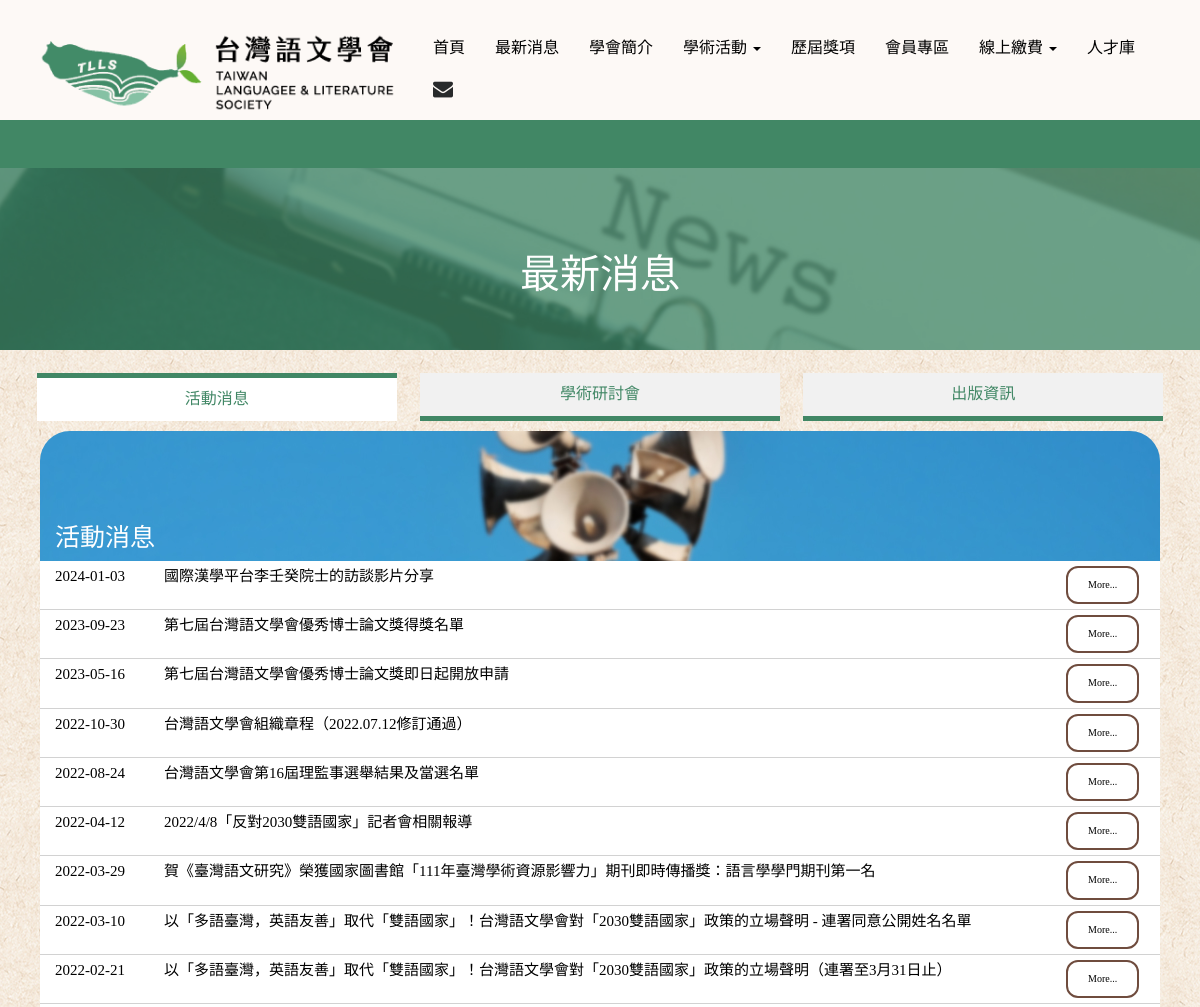
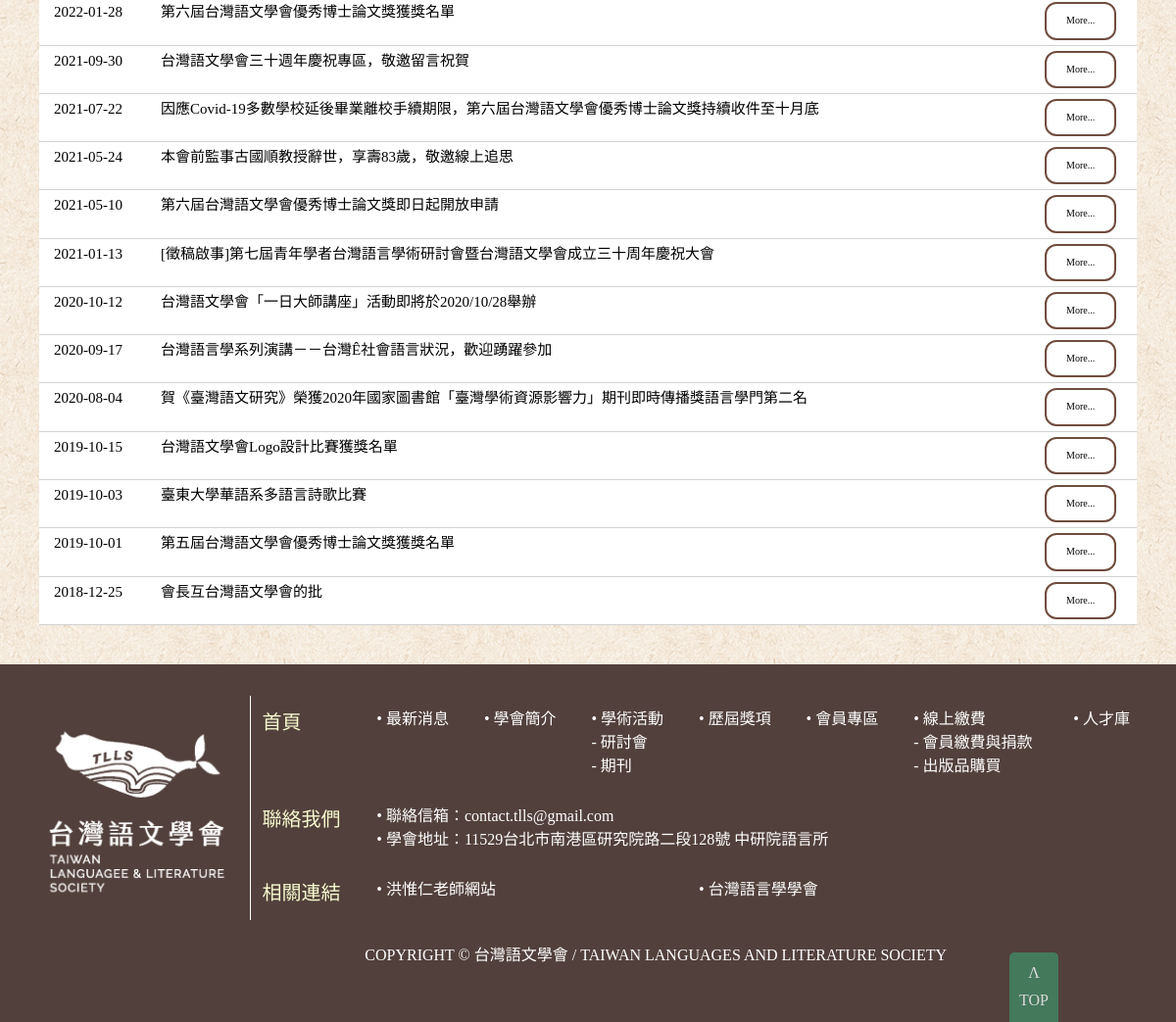
/News.php, run on the app's committed database (2 pictures, top to bottom).
### tables this page shows
CREATE TABLE `news` (
  `_ID` int(11) NOT NULL AUTO_INCREMENT,
  `Title` text NOT NULL,
  `Classification` text NOT NULL,
  `url` text NOT NULL,
  `OrderIndex` int(11) NOT NULL,
  `DateTime` date NOT NULL,
  `PostedBy` text NOT NULL,
  `IsShow` tinyint(1) NOT NULL,
  `ShowOnMarquee` tinyint(1) NOT NULL DEFAULT '0',
  `OpenAnotherWindow` tinyint(1) NOT NULL DEFAULT '0',
  `Mode` text NOT NULL,
  PRIMARY KEY (`_ID`)
);

### News.php (the view, shortened to what this page needs)
<!DOCTYPE HTML>
<html>
<head>
	<?php
	$tab = isset($_GET['tab']) ? $_GET['tab'] : 'activity';
	?>
	<link href="css/bootstrap.css" rel="stylesheet" type="text/css" media="all" />
	<link href="css/style.css" rel="stylesheet" type="text/css" media="all" />
</head>
<?php include_once "Conn_SQL.php"; ?>
<body class="AllBODY">
	<?php include_once('Top.php');?>
	<?php include_once('banner.php');?>
	<?php include_once('marquee.php');?>
	<div class="banner-bottom" style="background-image: url(images/news-banner.jpg);">
		<div class="container">
			<div class="video-bottom-grids" style="color:white;text-align:center;height:150px; display:flex; align-items:center; justify-content:center;">
				<text style="font-size:40px;">最新消息</text>
			</div>
		</div>
	</div>
	<br>
	<div class="container tabs" style="color:#418765">
		<div class="tab <?php echo $tab === 'activity' ? 'active' : ''; ?>" onclick="location.href='?tab=activity'">活動消息</div>
		<div class="tab <?php echo $tab === 'seminar' ? 'active' : ''; ?>" onclick="location.href='?tab=seminar'">學術研討會</div>
		<div class="tab <?php echo $tab === 'publication' ? 'active' : ''; ?>" onclick="location.href='?tab=publication'">出版資訊</div>
	</div>
	<div class="container ">
		<div class="video-bottom-grids1">
			<div class="col-md-12 video-bottom-grid">
					<div class="video-bottom-grid1-before" style="">
					<?php if($tab==="activity") echo "<img src='images/NewsBanner-event.jpg' alt=' ' class='img-responsive content' style='height:130px; object-fit: cover; width: 100%;'/>";?>
						<div style="position: absolute; bottom: 0; left: 0; width: 60%; font-size: 25px; padding: 5px 15px; color: white; ">
							<p>活動消息</p>
						</div>
					</div>
					<div class="video-bottom-grid1" >
					<ul class="list" style="font-size: 12pt;">
						<?php
							if($tab==="activity") $sql = "SELECT * FROM `news` WHERE `IsShow`=1 AND `Classification`='活動消息'  ORDER BY OrderIndex DESC";
							$result = $conn_1->query($sql);
							if ($result->num_rows > 0) {
								while ($row = mysqli_fetch_array($result)) {
									echo "<li style='padding:5px 15px;'>";
									echo "<div style='width:10%;float:left;font-size:15px'>";
									echo "		<a style='color:black'>".$row["DateTime"]."</a>";
									echo "</div>";
									echo "<div style='width:80%;float:left;font-size:15px'>";
									if($row["Mode"]=="File")
										echo "		<a style='color:black' href='Attachment/News/".$row["url"]."' target='".($row["OpenAnotherWindow"]==1?"_blank":"_self")."'>".$row["Title"]."</a>";
									else if($row["Mode"]=="Page")
										echo "		<a style='color:black' href='NewsMasterPage.php?_ID=".$row['_ID']."' target='".($row["OpenAnotherWindow"]==1?"_blank":"_self")."'>".$row["Title"]."</a>";
									else if($row["Mode"]=="Link")
                                		echo "		<a style='color:black' href='".$row["url"]."' target='".($row["OpenAnotherWindow"]==1?"_blank":"_self")."'>".$row["Title"]."</a>";
									echo "</div>";
									echo "<div style='width:10%;float:right;font-size:10px'>";
									if($row["Mode"]=="File")
										echo "　　　<a href='Attachment/News/".$row["url"]."' class='custom-button' target='".($row["OpenAnotherWindow"]==1?"_blank":"_self")."'>more...</a>";
									else if($row["Mode"]=="Page")
										echo "　　　<a href='NewsMasterPage.php?_ID=".$row['_ID']."' class='custom-button' target='".($row["OpenAnotherWindow"]==1?"_blank":"_self")."'>more...</a>";
									else if($row["Mode"]=="Link")
										echo "　　　<a href='".$row["url"]."' target='".($row["OpenAnotherWindow"]==1?"_blank":"_self")."' class='custom-button'>more...</a>";
									echo "</div>";
									echo "</li>";
								}
							}
						?>
					</ul>
					</div>
			</div>
		</div>
		</div>
	<?php include_once('footer.php'); ?>
</body>
</html>

### css/style.css (style rules this page uses)
html, body { font-size: 100%; background: #fff; font-family: CustomFont,"標楷體"; }
p { margin:0; }
h1,h2,h3,h4,h5,h6,a { font-family: CustomFont,"標楷體"; font-weight:100; margin:0; }
ul,label { margin:0; padding:0; }
.banner-bottom { position: relative; padding: 2em 0 0; background-image: url(../images/frontpage-news-bg.jpg); background-size: cover; background-position: center; }
.banner-bottom::before { content: ""; position: absolute; top: 0; left: 0; right: 0; bottom: 0; background-color: rgba(65, 135, 101, 0.5); z-index: 1; }
.banner-bottom > * { position: relative; z-index: 2; }
.video-bottom-grid1 { background-color: #fff; }
.video-bottom-grid1-before { position:relative; }
.video-bottom-grid { transition:.5s all; -webkit-transition:.5s all; -moz-transition:.5s all; -o-transition:.5s all; -ms-transition:.5s all; }
.video-bottom-grid1 ul li { list-style-type:none; border-bottom:1px solid #D2D2D2; padding: 1em 0; }
.video-bottom-grid1 ul li a { color: #000; font-size:1em; text-decoration: none; font-weight: 400; text-transform:capitalize; transition:.5s all; -webkit-transition:.5s all; -moz-transition:.5s all; -o-transition:.5s all; -ms-transition:.5s all; }

### css/twlls.css (style rules this page uses)
.custom-button { display: inline-block; background-color: white; border: 2px solid #6F4C3E; border-radius: 12px; color: #6F4C3E; font-size: 16px; padding: 10px 20px; text-decoration: none; cursor: pointer; transition: background-color 0.3s, color 0.3s; }
.AllBODY { background-image: url('../images/bg.jpg'); background-size: auto; background-position: center; background-repeat: repeat; }
.tabs { display: flex; justify-content: space-between; }
.tab { flex: 1; text-align: center; padding: 10px; cursor: pointer; background-color: #f1f1f1; border-bottom: 5px solid #418765; margin: 0 1%; position: relative; transition: background-color 0.3s; }
.tab.active { background-color: #fff; border-top: 5px solid #418765; border-bottom: 0px solid #418765; }
.content { border-radius: 30px 30px 0 0; margin-top: 10px; background-color:transparent; }

### data on the page
news: DateTime "2024-01-03", Title "國際漢學平台李壬癸院士的訪談影片分享"
news: DateTime "2023-09-23", Title "第七屆台灣語文學會優秀博士論文獎得獎名單"
news: DateTime "2023-05-16", Title "第七屆台灣語文學會優秀博士論文獎即日起開放申請"
news: DateTime "2022-10-30", Title "台灣語文學會組織章程（2022.07.12修訂通過）"
news: DateTime "2022-08-24", Title "台灣語文學會第16屆理監事選舉結果及當選名單"
news: DateTime "2022-04-12", Title "2022/4/8「反對2030雙語國家」記者會相關報導"
news: DateTime "2022-03-29", Title "賀《臺灣語文研究》榮獲國家圖書館「111年臺灣學術資源影響力」期刊即時傳播獎：語言學學門期刊第一名"
news: DateTime "2022-03-10", Title "以「多語臺灣，英語友善」取代「雙語國家」！台灣語文學會對「2030雙語國家」政策的立場聲明 - 連署同意公開姓名名單"
news: DateTime "2022-02-21", Title "以「多語臺灣，英語友善」取代「雙語國家」！台灣語文學會對「2030雙語國家」政策的立場聲明（連署至3月31日止）"
news: DateTime "2022-01-28", Title "第六屆台灣語文學會優秀博士論文獎獲獎名單"
news: DateTime "2021-09-30", Title "台灣語文學會三十週年慶祝專區，敬邀留言祝賀"
news: DateTime "2021-07-22", Title "因應Covid-19多數學校延後畢業離校手續期限，第六屆台灣語文學會優秀博士論文獎持續收件至十月底"
news: DateTime "2021-05-24", Title "本會前監事古國順教授辭世，享壽83歲，敬邀線上追思"
news: DateTime "2021-05-10", Title "第六屆台灣語文學會優秀博士論文獎即日起開放申請"
news: DateTime "2021-01-13", Title "[徵稿啟事]第七屆青年學者台灣語言學術研討會暨台灣語文學會成立三十周年慶祝大會"
news: DateTime "2020-10-12", Title "台灣語文學會「一日大師講座」活動即將於2020/10/28舉辦"
news: DateTime "2020-09-17", Title "台灣語言學系列演講－－台灣ê社會語言狀況，歡迎踴躍參加"
news: DateTime "2020-08-04", Title "賀《臺灣語文研究》榮獲2020年國家圖書館「臺灣學術資源影響力」期刊即時傳播獎語言學門第二名"
news: DateTime "2019-10-15", Title "台灣語文學會Logo設計比賽獲獎名單"
news: DateTime "2019-10-03", Title "臺東大學華語系多語言詩歌比賽"
news: DateTime "2019-10-01", Title "第五屆台灣語文學會優秀博士論文獎獲獎名單"
news: DateTime "2018-12-25", Title "會長互台灣語文學會的批"
